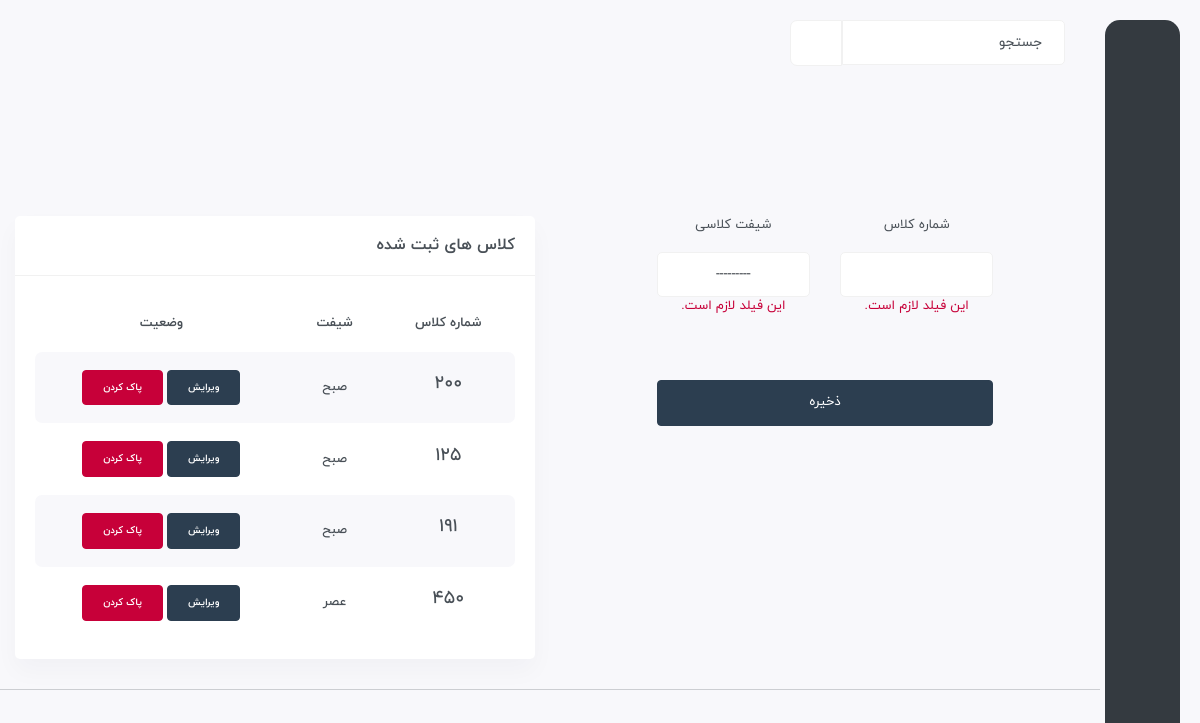
Screenshot of /created/create-class/ (signed in) with the database file from the repository.
### Student/models.py (models this page shows, shortened)
class Class(models.Model):
    number = models.IntegerField()
    shift = models.CharField(choices=SHIFT, max_length=3)

### Student/views.py (the view, shortened to what this page needs)
class CreateClassView(mixins.SuperUserAccessMixins, LoginRequiredMixin, generic.View):
    login_url = 'account:login'
    template_name = 'create-class.html'
    def get(self, request, *args, **kwargs):
        form = forms.ClassForm(request.POST)
        class_ = models.Class.objects.all()
        return render(request, self.template_name, {'form': form, 'class': class_})

### Student/forms.py
class ClassForm(forms.ModelForm):
    def __init__(self, *args, **kwargs):
        super(ClassForm, self).__init__(*args, **kwargs)
        self.fields['number'].widget.attrs.update({'class': 'form-control text-center mt-3'})
        self.fields['shift'].widget.attrs.update({'class': 'form-control text-center mt-3'})
    class Meta:
        model = models.Class
        fields = '__all__'

### Student/mixins.py (called while the page is built)
    def dispatch(self, request, *args, **kwargs):
        if request.user.is_superuser:
            return super().dispatch(request, *args, **kwargs)
        else:
            raise Http404('صفحه مورد نظر یافت نشد')

### Student/templates/create-class.html (shortened to what this page needs)
{% extends 'base.html' %}
{% load static %}
{% load jalali_tags %}
{% block body %}
	<div id="main-wrapper">
	    <div class="content-body">
            <div class="container">
                <div class="row mt-5 d-flex justify-content-bettwen">
                    <div class="col-md-12 col-sm-12 col-lg-6 col-xl-6 col-12 mt-5">
                        <form action="" method="post">
                            <div class="row d-flex justify-content-center text-center">
                                <div class="col-md-8">
                                    <div class="col-md-12">
                                        <div class="row">
                                            <div class="col-md-6">
                                                <label for="">شماره کلاس</label>
                                                {{ form.number }}
                                                {% for e in form.number.errors %}
                                                    <p class="text-danger text-center">{{ e }}</p>
                                                {% endfor %}
                                            </div>
                                            <div class="col-md-6">
                                                <label for=""> شیفت کلاسی</label>
                                                {{ form.shift }}
                                                {% for e in form.shift.errors %}
                                                    <p class="text-danger text-center">{{ e }}</p>
                                                {% endfor %}
                                            </div>
                                        </div>
                                        <button class="btn btn-primary btn-block mt-5 mb-5">ذخیره</button>
                                    </div>
                                </div>
                            </div>
                        </form>
                    </div>
                    <div class="col-md-12 col-sm-12 col-lg-6 col-xl-6 col-12 mt-5">
                        <div class="card">
                        <div class="card-header align-items-center">
                            <h4 class="card-title">کلاس های ثبت شده</h4>
                        </div>
                        <div class="card-body">
                            <div class="table-responsive">
                            <table class="table table-striped responsive-table text-center">
                                <thead>
                                <tr>
                                    <th>شماره کلاس</th>
                                    <th>شیفت</th>
                                    <th>وضعیت</th>
                                </tr>
                                </thead>
                                <tbody>
                                    {% for c in class %}
                                        <tr>
                                            <td>
                                            <h4>{{ c.number }}</h4>
                                            </td>
                                            <td>{{ c.shift }}</td>
                                            <td>
                                                <a class="btn badge btn-primary" href="{% url 'student:edit-class' c.number c.shift %}">ویرایش</a>
                                                <button type="button" class="btn badge btn-danger" data-bs-toggle="modal" data-bs-target="#staticBackdrop-{{ c.id }}">
                                                    پاک کردن
                                                </button>
                                            </td>
                                        </tr>
                                    {% endfor %}
                                </tbody>
                            </table>
                            </div>
                        </div>
                        </div>
                    </div>
                    <hr>
                </div>
            </div>
	    </div>
	</div>
{% endblock %}

### rows the page displays
Class: number "200", shift "صبح"
Class: number "125", shift "صبح"
Class: number "191", shift "صبح"
Class: number "450", shift "عصر"

### other values shown
{{ e }} "این فیلد لازم است."
